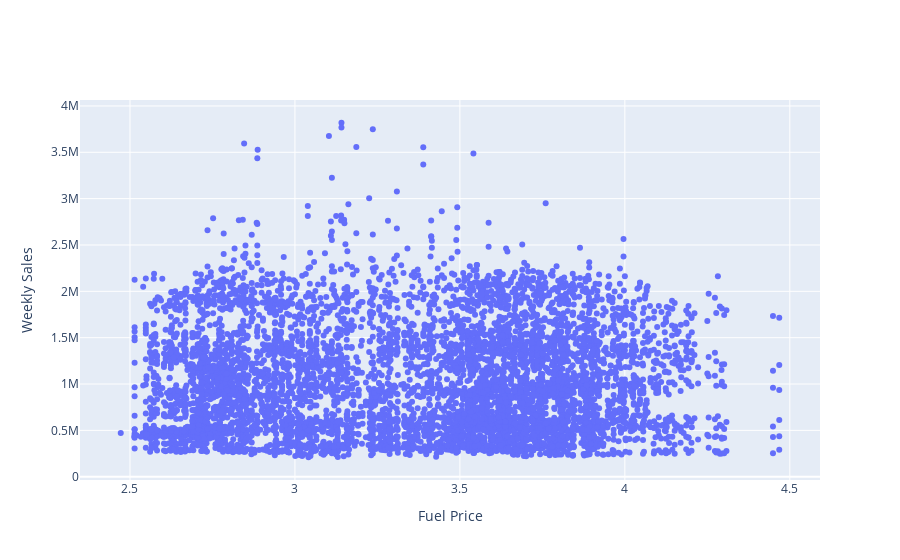

Notebook cell for this chart:
### Markdown cell above
# Ejrcicio 3: Análisis de Factores Externos (2 puntos)

a) Explora la relación entre el precio de combustible $Fuel Price$, la tasa de desempleo $Unemployment$ y las ventas semanales $Weekly Sales$. ¿Existe alguna correlación significativa? Genera dos gráficos de dispersión (scatter plot) para ilustrarlo. (1 puntos)

### Code cell
plt.scatter(df['Fuel_Price'], df['Weekly_Sales'])
plt.xlabel('Fuel Price')
plt.ylabel('Weekly Sales')
plt.title('Weekly Sales vs Fuel Price')
plt.show()


plt.scatter(df['Unemployment'], df['Weekly_Sales'])
plt.xlabel('Unemployment')
plt.ylabel('Weekly Sales')
plt.title('Weekly Sales vs Unemployment')
plt.show()
#Doing the same but with plotly

fig = go.Figure()
fig.add_trace(
    go.Scatter(
        x = df['Fuel_Price'],
        y = df['Weekly_Sales'],
        mode='markers'
    )
)

fig.update_xaxes(title_text = "Fuel Price")
fig.update_yaxes(title_text = "Weekly Sales",)

# Se puede observar como en el caso de Unemployment si, cuandoo más hay menos ventas semanales se pueden observar.
# En el caso de Fuel Price no se puede ver a primera vista, pero sí que vemso que cuando sube un poco si hay más ventas, esto puede ser porque Walmart suele ser como COstco y oferecen gasolineras cerca a menor precio. Y uan vez la gente ya está ahí compra.

### Figure 1 — Plotly figure (JSON) as saved in the notebook; plotly's stock layout.template omitted (floating-point values rounded to 4 significant figures; data arrays with more than 128 entries replaced by an {"elided": "..."} marker saying what was removed)
{"data": [{"mode": "markers", "x": {"elided": "6435 float values"}, "y": {"elided": "6435 float values"}, "type": "scatter"}], "layout": {"xaxis": {"title": {"text": "Fuel Price"}}, "yaxis": {"title": {"text": "Weekly Sales"}}}}
